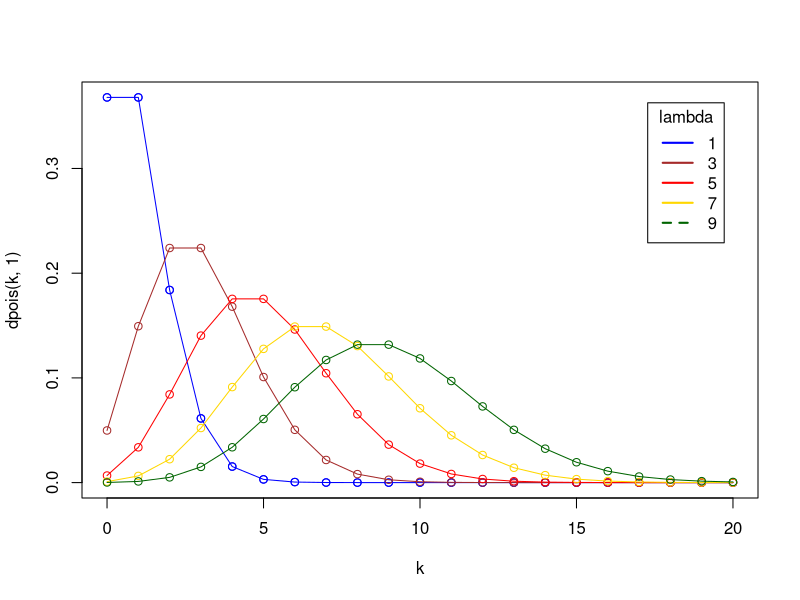
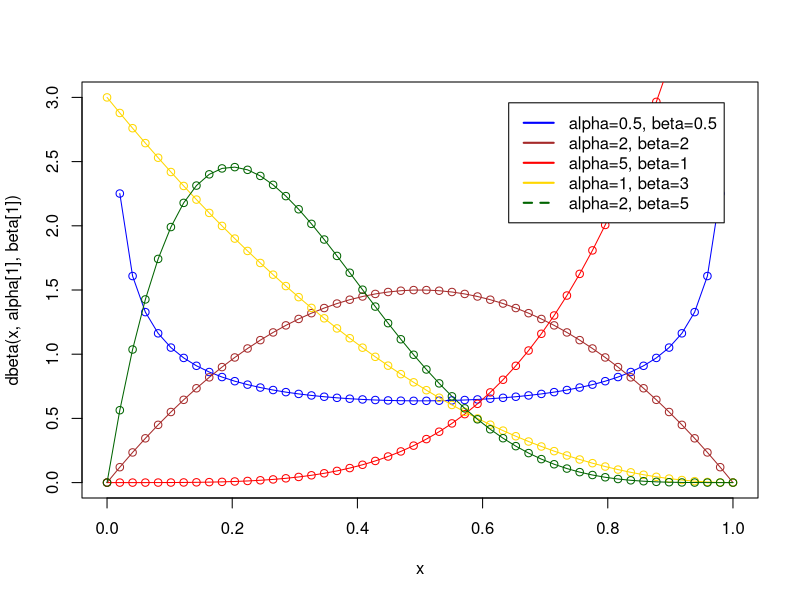
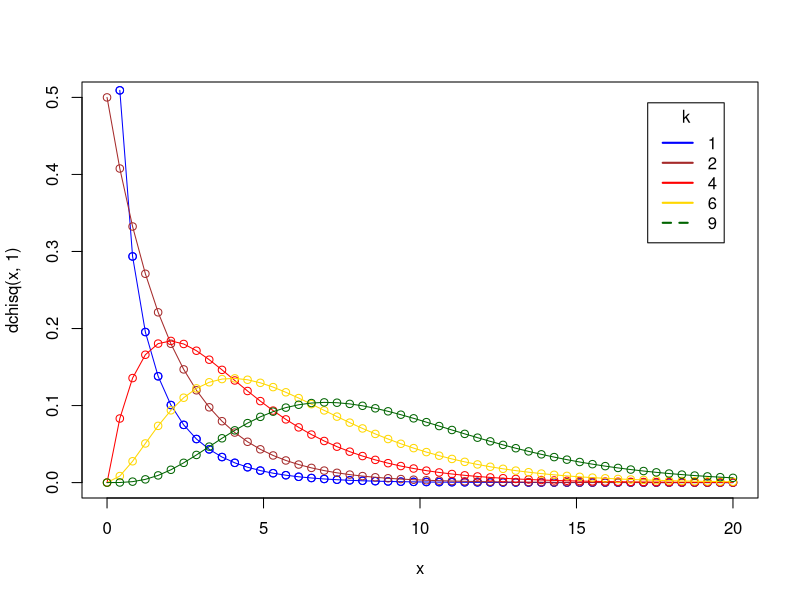

The R source for these figures, in order:
# Poisson distribution
# set sequence for different values of k and lambda, lambda in step of 2
stepLambda <- seq(1, 10, by=2)
k <- seq(0, 20)
# set colors
color <- c("blue", "brown", "red", "gold", "darkgreen", "darkmagenta", "aquamarine4", "chocolate3", "chartreuse3")
i = 1 # variable for color change
# save plot as png file
png("poisson_distribution.png")
# plot poisson distribution for different values of k and lambda
plot(k, dpois(k, 1), col=color[1]) # lambda = 1
for (lambda in stepLambda) {
        points(k, dpois(k, lambda), col=color[i])
        lines(k, dpois(k, lambda), col=color[i])
        i = i + 1
}
# insert a legend
legend("topright", legend=stepLambda, inset=.05, title="lambda", lwd=2, lty=c(1, 1, 1, 1, 2), col=color)


# Beta distribution
# set sequence for different values of alpha and beta, (alpha, beta > 0)
alpha <- c(0.5, 1, 2, 5)
beta <- c(0.5, 1, 2, 3, 5)
# set colors
color <- c("blue", "brown", "red", "gold", "darkgreen", "darkmagenta", "aquamarine4", "chocolate3", "chartreuse3")
# save plot as png file
png("beta_distribution.png")
# plot beta distribution for different values of alpha and beta
# plot not all variations of alpha and beta, take a few where alpha = beta,
# alpha > beta and alpha < beta to show dependency
x <- seq(0, 1, length=50)
# alpha = beta
plot(x, dbeta(x, alpha[1], beta[1]), col=color[1], ylim=c(0, 3))
lines(x, dbeta(x, alpha[1], beta[1]), col=color[1])
points(x, dbeta(x, alpha[3], beta[3]), col=color[2])
lines(x, dbeta(x, alpha[3], beta[3]), col=color[2])
# alpha > beta
points(x, dbeta(x, alpha[4], beta[2]), col=color[3])
lines(x, dbeta(x, alpha[4], beta[2]), col=color[3])
# alpha < beta
points(x, dbeta(x, alpha[2], beta[4]), col=color[4])
lines(x, dbeta(x, alpha[2], beta[4]), col=color[4])
points(x, dbeta(x, alpha[3], beta[5]), col=color[5])
lines(x, dbeta(x, alpha[3], beta[5]), col=color[5])
# insert a legend
legendValue = c("alpha=0.5, beta=0.5", "alpha=2, beta=2", "alpha=5, beta=1", "alpha=1, beta=3", "alpha=2, beta=5")
legend("topright", legend=legendValue, inset=.05, lwd=2, lty=c(1, 1, 1, 1, 2), col=color)


# Chi-squared distribution
# set sequence for different values of k (degrees of freedom)
k <- c(1, 2, 4, 6, 9)
# set colors
color <- c("blue", "brown", "red", "gold", "darkgreen", "darkmagenta", "aquamarine4", "chocolate3", "chartreuse3")
col = 1 # variable for color change
# save plot as png file
png("chiSquared_distribution.png")
x <- seq(0, 20, length=50)
# plot chi squared distribution for different values of k
plot(x, dchisq(x, 1), col=color[1], ylim=c(0, 0.5)) # k = 1
for (i in k) {
    points(x, dchisq(x, i), col=color[col])
    lines(x, dchisq(x, i), col=color[col])
    col = col + 1
}
# insert a legend
legend("topright", legend=k, inset=.05, title="k", lwd=2, lty=c(1, 1, 1, 1, 2), col=color)
